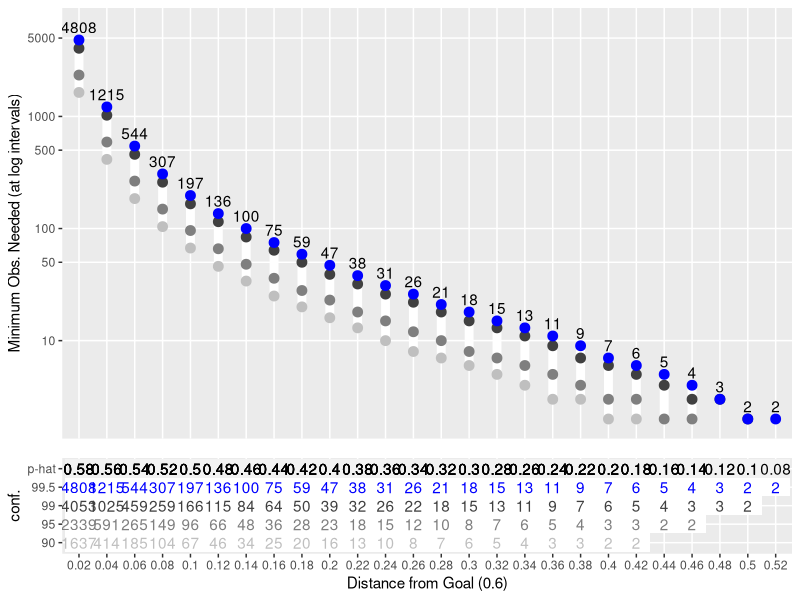

This chart was generated by the following R code:
## ---- chunk 1
knitr::opts_chunk$set(echo = TRUE, message = FALSE, warning = FALSE, comment = "")
## ---- chunk 2
library(tidyverse)
options(scipen = 999)
## ---- chunk 3
goal <- 0.60

get_zscore <-
    function(x){
        qnorm(1-(1-x)/2) %>% round(2)
    }

get_zscore(.995)

find_n <-
    function(p, z, se){
        #p <- 0.1; n <- 200; z <- get_zscore(0.8); se <- z*sqrt( (p*(1-p)) / n) #0.041771
        ( sqrt(p*(1-p)) / (se/z) )^2  %>% floor()
    }

find_n_pdiff <-
    function(p, z, se){
        #p <- 0.1; n <- 200; z <- get_zscore(0.8); 
        #se <- z*sqrt( (var_goal) + (samp_var)/n) 
        var_goal <- sqrt( (.6*(1-.6)) / 200 )
        var_sample <- (p*(1-p))
    
        ( (sqrt(p*(1-p)) / (se/z)) - var_goal)^2  %>% floor()
    }

find_n_pdiff(.55, 1.96, 0.05)
## ---- chunk 4
get_values <-
    tibble(p = seq(0.02, goal - 0.02, by = 0.02)) %>%
    expand(p, 
           conf = c(90, 95, 99, 99.5)) %>%
    mutate(z = get_zscore(conf/100),
           dist = round(goal-p, 2)) %>%
    mutate(min_n = find_n(p, z, dist),
           min_n_pdiff = find_n_pdiff(p, z, dist)) %>%
    filter(min_n > 1) %>% 
    mutate_at(vars(-c(min_n, min_n_pdiff)), as.factor)

plot_colors <- c(paste0("grey", (3:1/4)*100), "blue")

p_hat <- expression(hat(p))

plot_table <-
    ggplot(get_values, aes(dist, conf)) +
    geom_tile(fill = "white") +
    geom_text(aes(label = min_n, color = z)) +
    #geom_text(aes(y = "dist.", label = dist)) +
    geom_tile(aes(y = "p-hat"), fill = "grey95") +
    geom_text(aes(y = "p-hat", label = p)) +
    scale_color_manual(values = plot_colors) +
    theme(#panel.background = element_rect(fill = "white"),
          legend.position = "none") +
    labs(x = paste0("Distance from Goal (", goal, ")"),
         y = "conf.")

#plot_table

plot_labs <-
    get_values %>% 
    filter(as.numeric(z) == max(as.numeric(z)))

plot_distribution <-
    ggplot(get_values, aes(dist, min_n)) +
    geom_line(aes(group = p), size = 3, color = "white") +
    geom_point(aes(color = z), size = 3) +
    geom_text(data = plot_labs, aes(y = min_n * 1.3, label = min_n), hjust = 0.5) +
    scale_color_manual(values = plot_colors) +
    scale_y_continuous(trans = "log", breaks = c(1, 10, 50, 100, 500, 1000, 5000)) +
    theme(panel.grid.minor = element_blank(),
          axis.text.x = element_blank(),
          axis.ticks.x = element_blank(),
          axis.title.x = element_blank(), 
          #plot.subtitle = element_text(hjust = 1),
          legend.position = "none") +
    labs(y = "Minimum Obs. Needed (at log intervals)")

#plot_distribution
## ---- chunk 5
gridExtra::grid.arrange(plot_distribution, plot_table, 
                        ncol = 1, heights = c(3,1))
